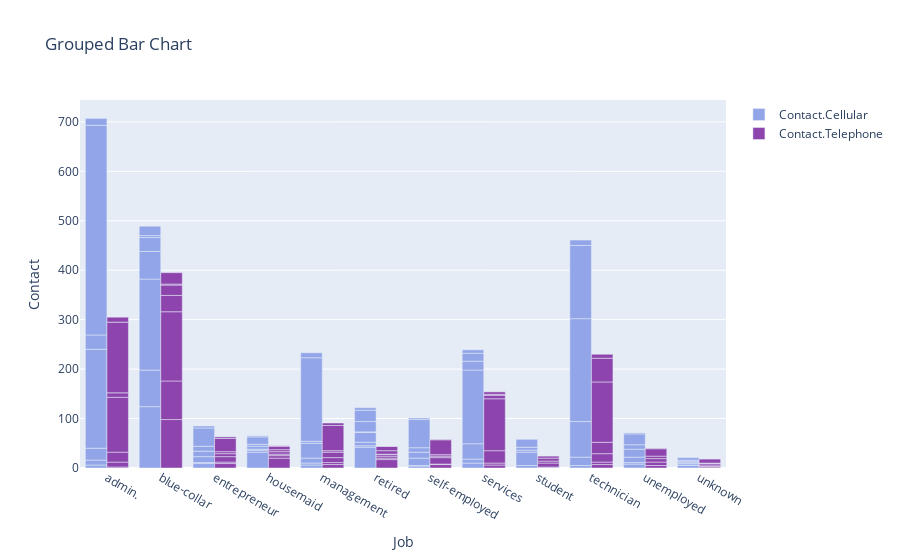

Notebook code for this chart:
### Code cell
choice_made = 'Contact'
x_col = 'job'

drawfig(dfx, choice_made, x_col).show()

### Figure 1 — Plotly figure (JSON) as saved in the notebook; plotly's stock layout.template omitted (floating-point values rounded to 4 significant figures)
{"data": [{"marker": {"color": "#92A5E8"}, "name": "Contact.Cellular", "type": "bar", "x": ["admin.", "blue-collar", "entrepreneur", "housemaid", "management", "retired", "self-employed", "services", "student", "technician", "unemployed", "unknown", "admin.", "blue-collar", "entrepreneur", "housemaid", "management", "retired", "self-employed", "services", "technician", "unemployed", "unknown", "admin.", "blue-collar", "entrepreneur", "housemaid", "management", "retired", "self-employed", "services", "student", "technician", "unemployed", "unknown", "admin.", "blue-collar", "entrepreneur", "housemaid", "management", "retired", "self-employed", "services", "student", "technician", "unemployed", "unknown", "retired", "admin.", "blue-collar", "entrepreneur", "housemaid", "management", "retired", "self-employed", "services", "student", "technician", "unemployed", "unknown", "admin.", "blue-collar", "entrepreneur", "housemaid", "management", "retired", "self-employed", "services", "student", "technician", "unemployed", "unknown", "admin.", "blue-collar", "entrepreneur", "housemaid", "management", "retired", "self-employed", "services", "student", "technician", "unemployed", "unknown"], "y": [6, 124, 9, 32, 6, 42, 4, 10, 0, 0, 8, 6, 10, 74, 2, 4, 4, 3, 1, 8, 5, 3, 0, 24, 184, 12, 2, 10, 7, 15, 31, 5, 17, 11, 3, 200, 56, 11, 6, 30, 20, 12, 149, 27, 72, 16, 3, 1, 29, 28, 10, 4, 4, 21, 9, 18, 4, 208, 9, 2, 424, 4, 37, 15, 169, 23, 57, 16, 6, 148, 22, 2, 14, 19, 4, 2, 10, 5, 3, 7, 16, 11, 2, 5]}, {"marker": {"color": "#8E44AD"}, "name": "Contact.Telephone", "type": "bar", "x": ["admin.", "blue-collar", "entrepreneur", "housemaid", "management", "retired", "self-employed", "services", "student", "technician", "unemployed", "unknown", "admin.", "blue-collar", "entrepreneur", "housemaid", "management", "retired", "self-employed", "services", "technician", "unemployed", "unknown", "admin.", "blue-collar", "entrepreneur", "housemaid", "management", "retired", "self-employed", "services", "student", "technician", "unemployed", "unknown", "admin.", "blue-collar", "entrepreneur", "housemaid", "management", "retired", "self-employed", "services", "student", "technician", "unemployed", "unknown", "retired", "admin.", "blue-collar", "entrepreneur", "housemaid", "management", "retired", "self-employed", "services", "student", "technician", "unemployed", "unknown", "admin.", "blue-collar", "entrepreneur", "housemaid", "management", "retired", "self-employed", "services", "student", "technician", "unemployed", "unknown", "admin.", "blue-collar", "entrepreneur", "housemaid", "management", "retired", "self-employed", "services", "student", "technician", "unemployed", "unknown"], "y": [2, 98, 9, 20, 7, 17, 7, 6, 2, 7, 5, 2, 10, 78, 3, 5, 4, 3, 1, 4, 5, 0, 1, 20, 140, 11, 3, 10, 4, 13, 25, 0, 17, 7, 3, 111, 33, 6, 5, 11, 4, 3, 105, 8, 23, 7, 3, 0, 9, 21, 4, 4, 3, 7, 3, 7, 4, 122, 5, 0, 143, 2, 27, 7, 51, 9, 30, 2, 6, 48, 15, 1, 10, 23, 3, 1, 5, 0, 1, 5, 4, 8, 1, 8]}], "layout": {"autosize": true, "title": {"text": "Grouped Bar Chart"}, "xaxis": {"autorange": true, "range": [-0.5, 11.5], "title": {"text": "Job"}, "type": "category"}, "yaxis": {"autorange": true, "range": [0, 744.2], "title": {"text": "Contact"}, "type": "linear"}}}
